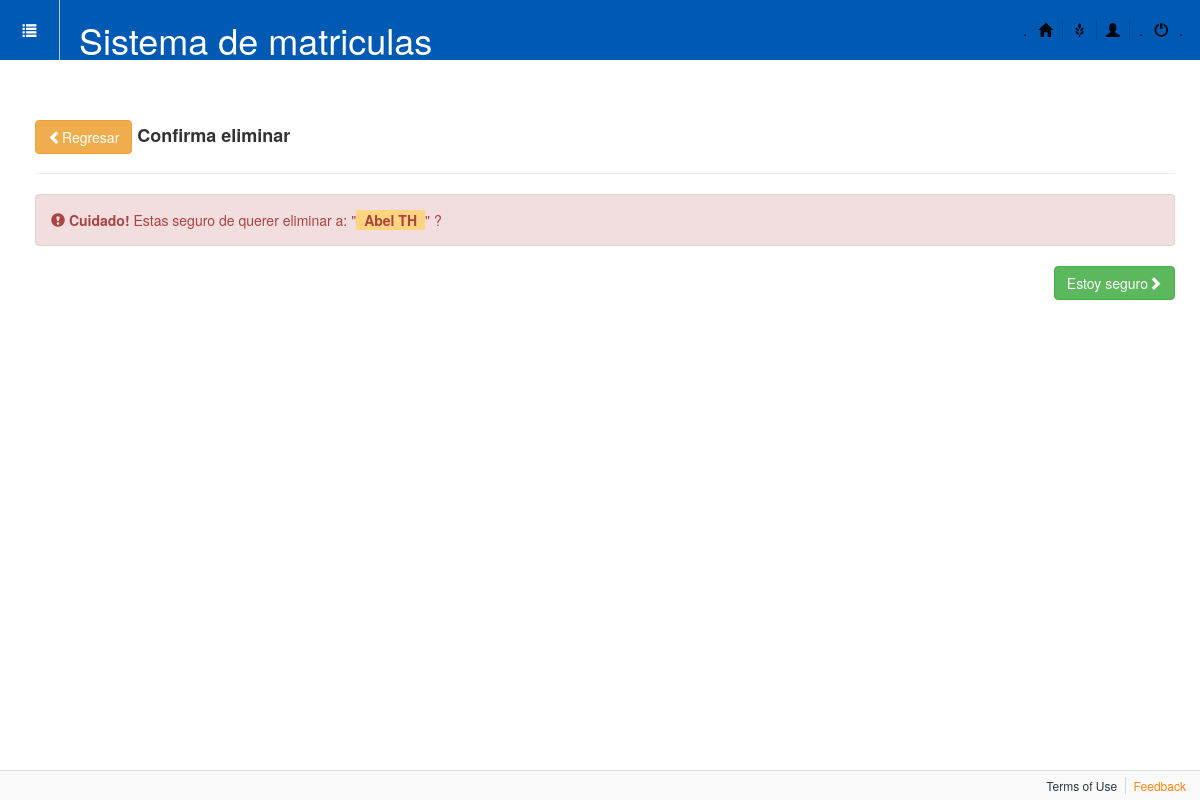
The app's page /perfiles/profesor/del/1, older data.
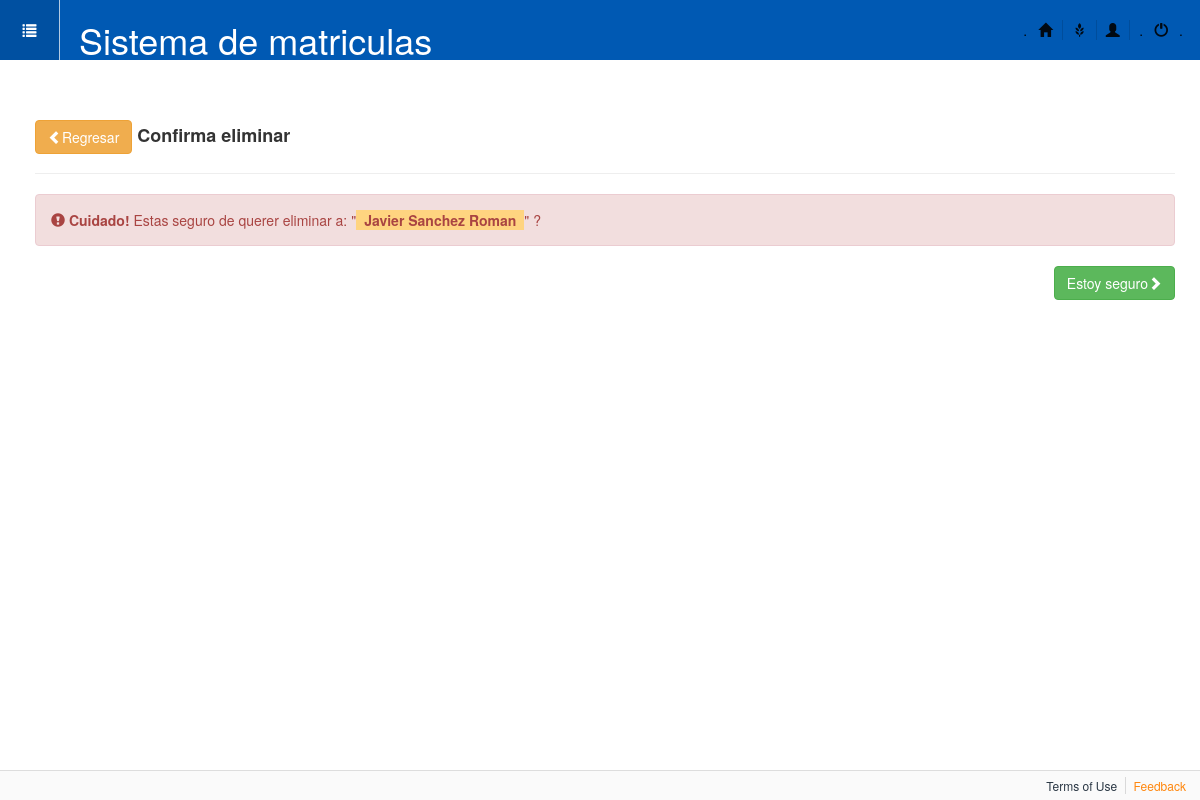
The same page, newer data.
### apps/perfiles/models.py (models this page shows)
class Profesor(models.Model):
    nombres = models.CharField(max_length=50, unique=True)
    apellidos = models.CharField(max_length=60)
    dni = models.CharField(max_length=8, unique=True)
    direccion = models.CharField(max_length=100)
    especialidad = models.CharField(max_length=30)
    telefono = models.CharField(max_length=13)
    fecha_nac = models.DateTimeField(verbose_name='Fecha nacimiento')
    imagen = models.ImageField(upload_to='profesores')  # falta hacer algo
    def __str__(self):
        return u"%s %s" % (self.nombres, self.apellidos)

### apps/perfiles/views.py (the view)
# urls.py: url(r'^profesor/del/(?P<id>\d+)$', 'apps.perfiles.views.delProfesor', name='delProfesor'),
def delProfesor(request, id, template_name='perfiles/delProfesor.html'):
    obj_delete = Profesor.objects.get(pk=id)
    if request.method=='POST':
        obj_delete.delete()
        return redirect(reverse('perfiles_app:profesor'))
    return render(request, template_name, {'object':obj_delete})

### templates/perfiles/delProfesor.html (shortened to what this page needs)
{% extends "base.html" %}
{% block contenido %}
<div class="page-header">
		<h4>
			<a href="{% url 'perfiles_app:profesor' %}" class="btn btn-warning">
				<span class="glyphicon glyphicon-chevron-left"></span>Regresar
			</a>
			<b>Confirma eliminar</b>
		</h4>
	</div>
	<form method="POST">{% csrf_token %}
		<div class="alert alert-danger">
		<span class="glyphicon glyphicon-exclamation-sign"></span>
		  <b>Cuidado!</b> Estas seguro de querer eliminar a: "<strong>{{ object }}</strong>" ?
		</div>
			<button type="submit/button" class="btn btn-success pull-right">Estoy seguro<span class="glyphicon glyphicon-chevron-right"></span></button>
	</form>
{% endblock contenido %}

Row changes from the older to the newer data that the page shows:
changed Profesor: nombres+apellidos "Abel TH" → "Javier Sanchez Roman"
